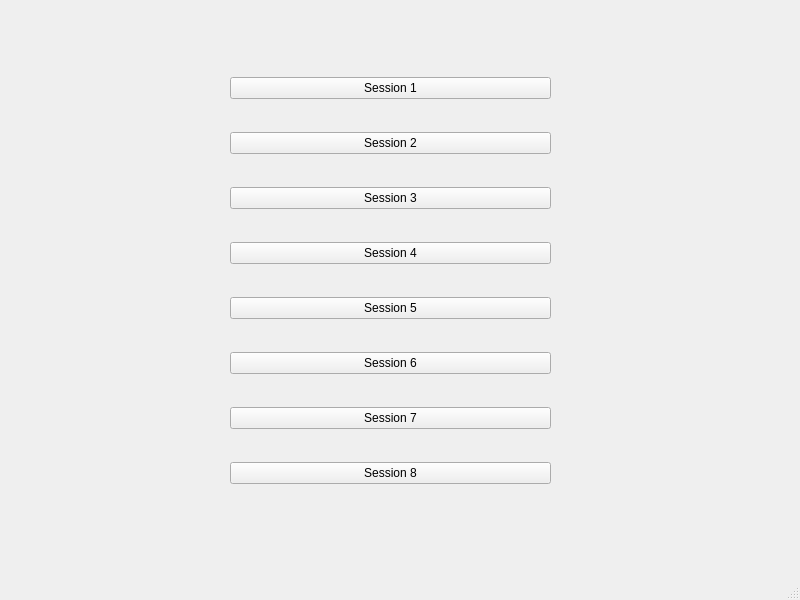
<?xml version="1.0" encoding="UTF-8"?>
<ui version="4.0">
 <class>MainWindow</class>
 <widget class="QMainWindow" name="MainWindow">
  <property name="geometry">
   <rect>
    <x>0</x>
    <y>0</y>
    <width>800</width>
    <height>600</height>
   </rect>
  </property>
  <property name="windowTitle">
   <string>MainWindow</string>
  </property>
  <widget class="QWidget" name="centralwidget">
   <widget class="QWidget" name="verticalLayoutWidget">
    <property name="geometry">
     <rect>
      <x>230</x>
      <y>50</y>
      <width>321</width>
      <height>461</height>
     </rect>
    </property>
    <layout class="QVBoxLayout" name="verticalLayout">
     <item>
      <widget class="QPushButton" name="pushButton_3">
       <property name="text">
        <string>Session 1</string>
       </property>
      </widget>
     </item>
     <item>
      <widget class="QPushButton" name="pushButton_2">
       <property name="text">
        <string>Session 2</string>
       </property>
      </widget>
     </item>
     <item>
      <widget class="QPushButton" name="pushButton">
       <property name="text">
        <string>Session 3</string>
       </property>
      </widget>
     </item>
     <item>
      <widget class="QPushButton" name="pushButton_4">
       <property name="text">
        <string>Session 4</string>
       </property>
      </widget>
     </item>
     <item>
      <widget class="QPushButton" name="pushButton_5">
       <property name="text">
        <string>Session 5</string>
       </property>
      </widget>
     </item>
     <item>
      <widget class="QPushButton" name="pushButton_6">
       <property name="text">
        <string>Session 6</string>
       </property>
      </widget>
     </item>
     <item>
      <widget class="QPushButton" name="pushButton_7">
       <property name="text">
        <string>Session 7</string>
       </property>
      </widget>
     </item>
     <item>
      <widget class="QPushButton" name="pushButton_8">
       <property name="text">
        <string>Session 8</string>
       </property>
      </widget>
     </item>
    </layout>
   </widget>
  </widget>
  <widget class="QMenuBar" name="menubar">
   <property name="geometry">
    <rect>
     <x>0</x>
     <y>0</y>
     <width>800</width>
     <height>21</height>
    </rect>
   </property>
  </widget>
  <widget class="QStatusBar" name="statusbar"/>
 </widget>
 <resources/>
 <connections/>
</ui>
